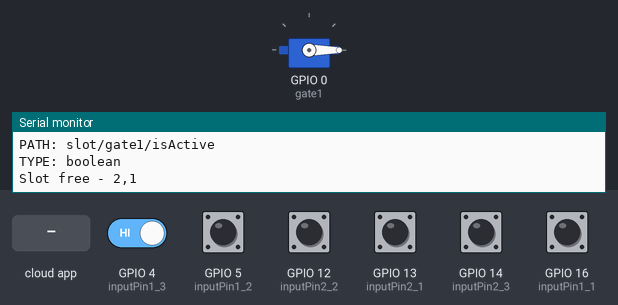
Recording of a sketch running on a simulated ESP8266 (NodeMCU). Parts: servo, the last lines printed to the serial monitor. The test bench sets the inputs (shaded band); at power-on: GPIO 4 (inputPin1_3), GPIO 5 (inputPin1_2), GPIO 12 (inputPin2_2), GPIO 13 (inputPin2_1), GPIO 14 (inputPin2_3), GPIO 16 (inputPin1_1) HIGH. WiFi joins after 1.5 s; servers stay silent unless stated; the Firebase database answers and starts empty.

Above: at 2.7 s.
2.8 s: the phone or cloud app sets isActive to 1
At 5.8 s:
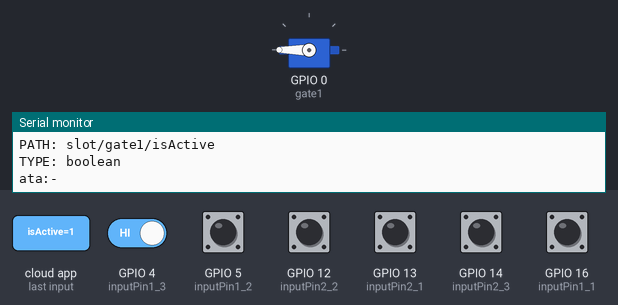
7.4 s: GPIO 4 (inputPin1_3) driven LOW
Timing chart, 0 to 10.4 s (numbered marks = the images above; inputs shaded):
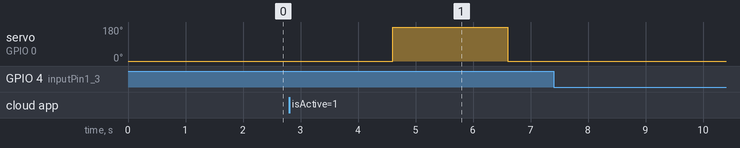

The sketch:

smart-parking.ino
```cpp
#include <ESP8266WiFi.h>
#include <ESP8266HTTPClient.h>
#include <WiFiClient.h>
#include <Firebase_ESP_Client.h>
#include <Servo.h> // servo library

#define API_KEY "AIzaSyA8luB7054SxkbvUW-7OBbY97crGps5TL8"
#define DATABASE_URL "https://smart-parking-4db41-default-rtdb.firebaseio.com/"

//Define Firebase Data object
FirebaseData fbdo;

FirebaseAuth auth;
FirebaseConfig config;

Servo gate1;

const char* ssid = "Oneplus1";
const char* password = "oneplus1";

int inputPin1_1 = 16, val1_1 = 0, temp1_1 = 0; // D0 choose input pin (for Infrared sensor)
int inputPin1_2 = 5, val1_2 = 0, temp1_2 = 0; // D1 choose input pin (for Infrared sensor)
int inputPin1_3 = 4, val1_3 = 0, temp1_3 = 0; // D2 choose input pin (for Infrared sensor)

int inputPin2_3 = 14, val2_1 = 0, temp2_1 = 0; // D5 choose input pin (for Infrared sensor)
int inputPin2_2 = 12, val2_2 = 0, temp2_2 = 0; // D6 choose input pin (for Infrared sensor)
int inputPin2_1 = 13, val2_3 = 0, temp2_3 = 0; // D7 choose input pin (for Infrared sensor)

int count = 0;
bool signupOK = false;

void setup() {
  Serial.begin(115200);

  pinMode(inputPin1_1, INPUT);
  pinMode(inputPin1_2, INPUT);
  pinMode(inputPin1_3, INPUT);

  pinMode(inputPin2_1, INPUT);
  pinMode(inputPin2_2, INPUT);
  pinMode(inputPin2_3, INPUT);

  gate1.attach(0);    //D4
  gate1.write(0);

  WiFi.begin(ssid, password);
  Serial.println("Connecting");
  while(WiFi.status() != WL_CONNECTED) {
    delay(500);
    Serial.print(".");
  }

  Serial.println("");
  Serial.print("Connected to WiFi network with IP Address: ");
  Serial.println(WiFi.localIP());

  config.api_key = API_KEY;

  /* Assign the RTDB URL (required) */
  config.database_url = DATABASE_URL;

  /* Sign up */
  if (Firebase.signUp(&config, &auth, "", "")){
    Serial.println("ok");
    signupOK = true;
  }
  else{
    Serial.printf("%s\n", config.signer.signupError.message.c_str());
  }

  Firebase.begin(&config, &auth);
  Firebase.reconnectWiFi(true);
}

void writeInFirebaseBool(String floor, String id, bool value = false) {
  if (Firebase.RTDB.setBool(&fbdo, "slot/" + floor + "/" + id, value)){
        Serial.println("PASSED");
        Serial.println("PATH: " + fbdo.dataPath());
        Serial.println("TYPE: " + fbdo.dataType());
  }
  else {
     Serial.println("FAILED");
     Serial.println("REASON: " + fbdo.errorReason());
  }
}

void loop() {
    gate1.write(0);

    if(WiFi.status()== WL_CONNECTED) {
      val1_1 = digitalRead(inputPin1_1);
       val1_2 = digitalRead(inputPin1_2);
       val1_3 = digitalRead(inputPin1_3);

       val2_1 = digitalRead(inputPin2_1);
       val2_2 = digitalRead(inputPin2_2);
       val2_3 = digitalRead(inputPin2_3);

       if (Firebase.RTDB.getBool(&fbdo, "slot/gate1/isActive")) {
            int val = fbdo.boolData();
            Serial.println("data:- "+val);
            if (val == true) {
              gate1.write(180);

              delay(2000);

              gate1.write(0);

              writeInFirebaseBool("gate1", "isActive", false);
            }
      }

      if (val1_1 == LOW && temp1_1 != LOW) {
         temp1_1 = LOW;
         Serial.println("Slot occupied - 1,1");
         writeInFirebaseBool("first", "1/isOccupied", true);
      } else if (val1_1 == HIGH && temp1_1 != HIGH) {
         temp1_1 = HIGH;
         Serial.println("Slot free - 1,1");
         writeInFirebaseBool("first", "1/isOccupied");
         writeInFirebaseBool("first", "1/isReserved");
      }

      if (val1_2 == LOW && temp1_2 != LOW) {
         temp1_2 = LOW;
         Serial.println("Slot occupied - 1,2");
         writeInFirebaseBool("first", "2/isOccupied", true);
      } else if (val1_2 == HIGH && temp1_2 != HIGH) {
         temp1_2 = HIGH;
         Serial.println("Slot free - 1,2");
         writeInFirebaseBool("first", "2/isOccupied");
         writeInFirebaseBool("first", "2/isReserved");
      }

      if (val1_3 == LOW && temp1_3 != LOW) {
         temp1_3 = LOW;
         Serial.println("Slot occupied - 1,3");
         writeInFirebaseBool("first", "3/isOccupied", true);
      } else if (val1_3 == HIGH && temp1_3 != HIGH) {
         temp1_3 = HIGH;
         Serial.println("Slot free - 1,3");
         writeInFirebaseBool("first", "3/isOccupied");
         writeInFirebaseBool("first", "3/isReserved");
      }

    //   Check for second floor
      if (val2_1 == LOW && temp2_1 != LOW) {
         temp2_1 = LOW;
         Serial.println("Slot occupied - 2,1");
         writeInFirebaseBool("second", "1/isOccupied", true);
      } else if (val2_1 == HIGH && temp2_1 != HIGH) {
         temp2_1 = HIGH;
         Serial.println("Slot free - 2,1");
         writeInFirebaseBool("second", "1/isOccupied");
         writeInFirebaseBool("second", "1/isReserved");
      }

      if (val2_2 == LOW && temp2_2 != LOW) {
         temp2_2 = LOW;
         Serial.println("Slot occupied - 2,2");
         writeInFirebaseBool("second", "2/isOccupied", true);
      } else if (val2_2 == HIGH && temp2_2 != HIGH) {
         temp2_2 = HIGH;
         Serial.println("Slot free - 2,2");
         writeInFirebaseBool("second", "2/isOccupied");
         writeInFirebaseBool("second", "2/isReserved");
      }

      if (val2_3 == LOW && temp2_3 != LOW) {
         temp2_3 = LOW;
         Serial.println("Slot occupied - 2,3");
         writeInFirebaseBool("second", "3/isOccupied", true);
      } else if (val2_3 == HIGH && temp2_3 != HIGH) {
         temp2_3 = HIGH;
         Serial.println("Slot free - 2,3");
         writeInFirebaseBool("second", "3/isOccupied");
         writeInFirebaseBool("second", "3/isReserved");
      }
    }
    else {
      Serial.println("WiFi Disconnected");
    }

    delay(1000);
}
```

Measured:
- after the input at 2.8 s, servo on GPIO 0 (gate1): 0° → 180° after 1.8 s, → 0° 2.0 s later
